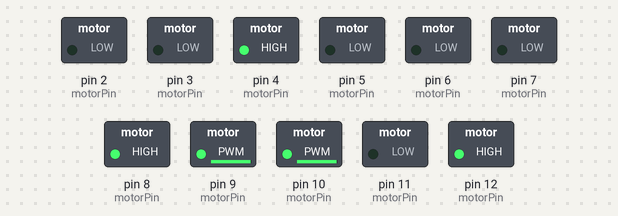
Simulated run of this sketch. Board: Arduino Uno, built with avr-gcc and run on an emulated ATmega328P. On the bench: switched loads named in the sketch (green lamp = pin HIGH). What the sketch prints to the serial monitor is not drawn.

Above: at 0.1 s.
Timing chart, 0 to 1.6 s (numbered marks = the images above):
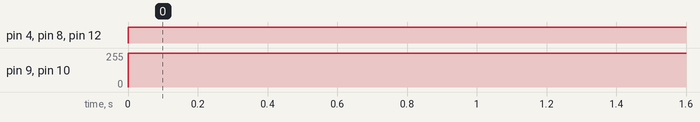

The sketch:

toucher_pour_voir_master.ino
```cpp
#define WIDTH 5
#define HEIGHT 5

// The pin matrix, a negative index corresponds to a slave arduino pin
const int motorPin[WIDTH][HEIGHT] = {{2, 3, 4, 5, 6},{7, 8, 9, 10, 11},{12,-44,44,45,46},{-2,-3,-4,-5,-6},{-7,-8,-9,-10,-11}};

// The draw matrix, intensity is between 0 and 4
const unsigned char templatetest[WIDTH][HEIGHT] = {{0, 0, 0, 0, 0},{0, 0, 0, 0, 0},{0, 0, 0, 0, 0},{0, 0, 0, 0, 0},{0, 0, 0, 0, 0}};
const unsigned char modelA[WIDTH][HEIGHT] = {{0, 0, 4, 0, 0},{0, 4, 4, 4, 0},{4, 4, 4, 4, 4},{4, 4, 4, 4, 4},{0, 4, 0, 4, 0}};


void setup() {
  Serial.begin(9600);
  // set all the pins in the pin matrix as output
  for (int i = 0 ; i < WIDTH ; i++) {
    for (int j = 0 ; j < HEIGHT ; j++) {
	  // Check if the pin is local, or on the slave android
      if (motorPin[i][j] > 0) {
		pinMode(motorPin[i][j], OUTPUT);
      }
    }
  }
}

// Set the intensity of a motor (intensity 0-4)
void setMotor(int i, int j, int intensity) {
  if ( motorPin[i][j] > 0) {
    analogWrite( motorPin[i][j], intensity);
  }
  else {
    Serial.write(1); //fanion
    Serial.write(- motorPin[i][j]);
    Serial.write(intensity);
  }

}

void loop() {
  //Resend periodically the data, we can imagine to change the intensity through the time
  for (int i = 0 ; i < WIDTH ; i++) {
    for (int j = 0 ; j < HEIGHT ; j++) {
      setMotor(i, j, modelA[i][j]*63 );
    }
  }
  delay(20);

}
```

Measured:
- by itself, pin 4 (motorPin), pin 8 (motorPin), pin 12 (motorPin): LOW → HIGH at 0.00 s
- by itself, pin 9 (motorPin), pin 10 (motorPin): 0/255 → 252/255 at 0.00 s
